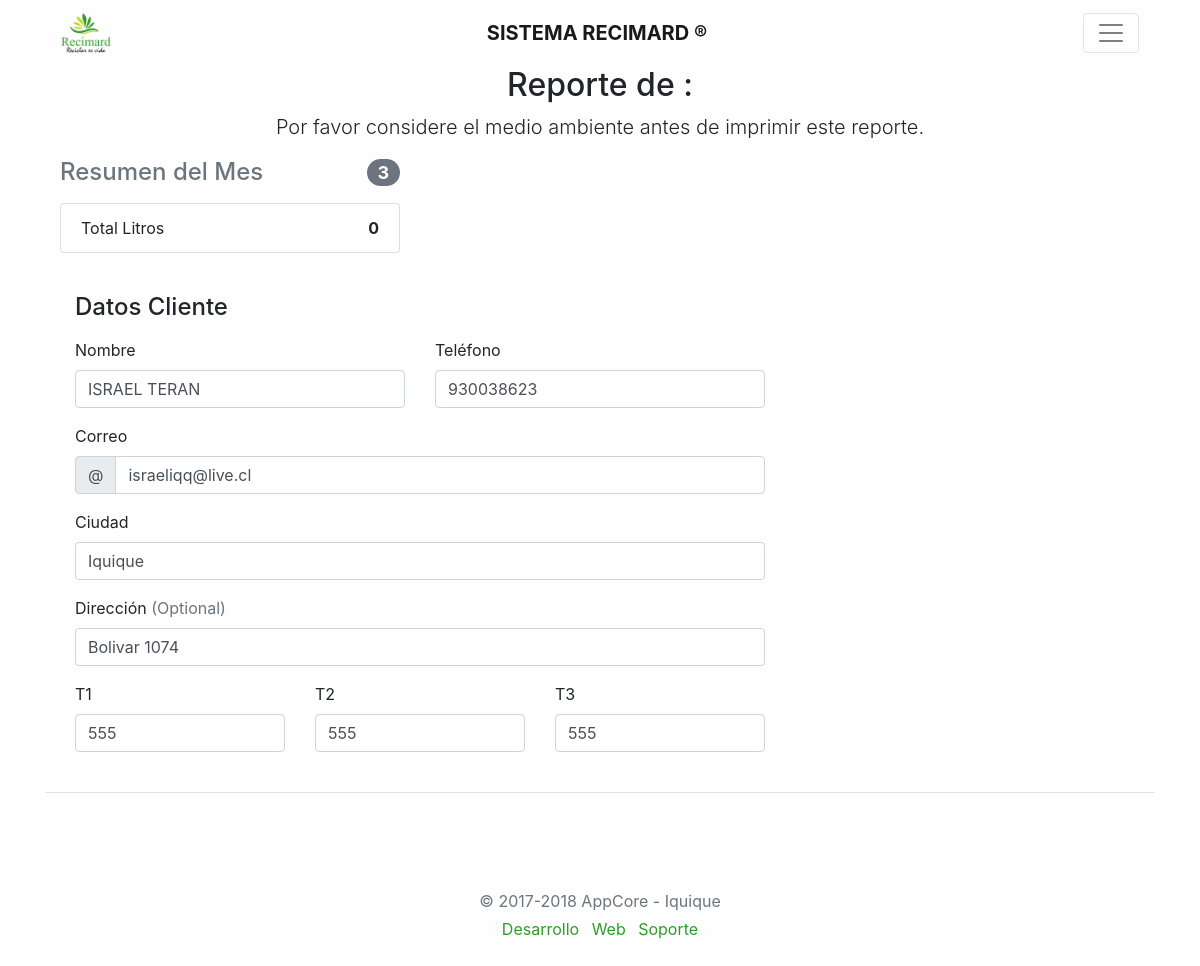
The app's page /view_mostrar_reporte_mes.php?id=102 with its own data.
### tables this page shows
CREATE TABLE `cliente` (
  `id` int(11) NOT NULL,
  `nombre` varchar(100) NOT NULL,
  `telefono` varchar(15) NOT NULL,
  `correo` varchar(100) NOT NULL,
  `ciudad` varchar(50) NOT NULL,
  `direccion` varchar(50) NOT NULL,
  `t1` int(11) NOT NULL,
  `t2` int(11) NOT NULL,
  `t3` int(11) NOT NULL
);

### crud.php (called while the page is built, shortened)
<?php
	class Crud_Cliente{
		public function obtenerCliente($id){
			$db=Db::conectar();
			$select=$db->prepare('SELECT * FROM cliente WHERE id=:id');
			$select->bindValue('id',$id);
			$select->execute();
			$result=$select->fetch();
			return $result;
		}
	}
?>

### view_mostrar_reporte_mes.php (the view, shortened to what this page needs)
<?php
require_once('head.php');
require_once('crud.php');
$crud  = new Crud_Cliente();
$total = 0;
$cliente=$crud->obtenerCliente($_GET['id']);
?>
<div class="container">
      <div class="row">
      <div class="col-md-12 text-center">
        <h2>Reporte de :</h2>
        <p class="lead">Por favor considere el medio ambiente antes de imprimir este reporte.</p>
      </div>
        <div class="col-md-4 order-md-2 mb-4">
          <h4 class="d-flex justify-content-between align-items-center mb-3">
            <span class="text-muted">Resumen del Mes</span>
            <span class="badge badge-secondary badge-pill">3</span>
          </h4>
          <ul class="list-group mb-3">
            <li class="list-group-item d-flex justify-content-between">
              <span>Total Litros</span>
              <strong><?php echo $total?></strong>
            </li>
          </ul>
            </div>
        </div>
        <div class="col-md-8 order-md-1">
          <h4 class="mb-3">Datos Cliente</h4>
            <div class="row">
              <div class="col-md-6 mb-3">
                <label for="firstName">Nombre</label>
                <input type="text" class="form-control" id="firstName" placeholder="" value='<?php echo $cliente["nombre"] ?>' required>
              </div>
              <div class="col-md-6 mb-3">
                <label for="lastName">Teléfono</label>
                <input type="text" class="form-control" id="lastName" placeholder="" value="<?php echo $cliente["telefono"] ?>" required>
              </div>
            </div>
            <div class="mb-3">
              <label for="username">Correo</label>
              <div class="input-group">
                <div class="input-group-prepend">
                  <span class="input-group-text">@</span>
                </div>
                <input type="text" class="form-control" id="username" value="<?php echo $cliente["correo"] ?>" placeholder="Username" required>
              </div>
            </div>
            <div class="mb-3">
              <label for="address">Ciudad</label>
              <input type="text" class="form-control" id="address" value="<?php echo $cliente["ciudad"] ?>" placeholder="1234 Main St" required>
            </div>
            <div class="mb-3">
              <label for="address2">Dirección <span class="text-muted">(Optional)</span></label>
              <input type="text" class="form-control" value="<?php echo $cliente["direccion"] ?>" id="address2" placeholder="Apartment or suite">
            </div>
		<div class="row">
              <div class="col-md-4 mb-4">
                <label for="firstName">T1</label>
                <input type="text" class="form-control" id="firstName" placeholder="" value="<?php echo $cliente["t1"] ?>" required>
              </div>
              <div class="col-md-4 mb-4">
                <label for="lastName">T2</label>
                <input type="text" class="form-control" id="lastName" placeholder="" value="<?php echo $cliente["t2"] ?>" required>
              </div>
			  <div class="col-md-4 mb-4">
                <label for="lastName">T3</label>
                <input type="text" class="form-control" id="lastName" placeholder="" value="<?php echo $cliente["t3"] ?>" required>
              </div>
            </div>
        </div>
      </div>
	  <hr>
</div>
<?php require_once('footer.php'); ?>

### records on screen
cliente: nombre "ISRAEL TERAN", telefono "930038623", correo "israeliqq@live.cl", ciudad "Iquique", direccion "Bolivar 1074", t1 "555", t2 "555", t3 "555"

### other values on screen
$total "0"
